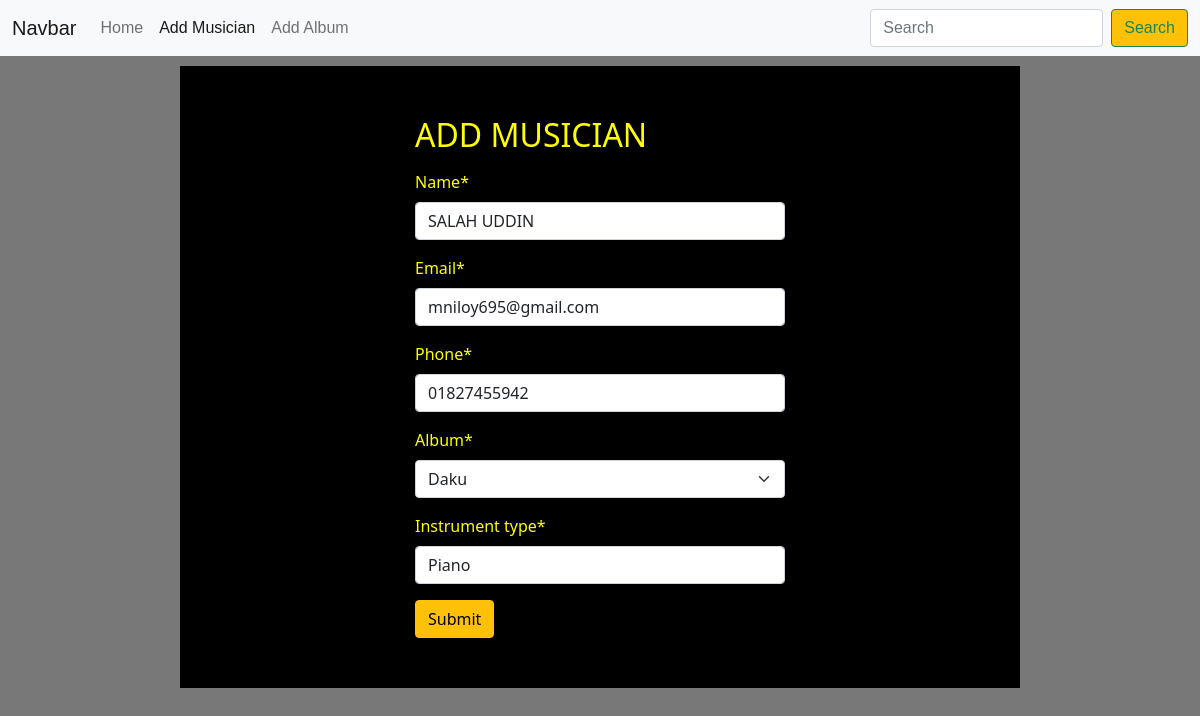
/musician/edit/9, run on the app's committed database.
### musician/models.py (models this page shows, shortened)
class Musician_Model(models.Model):
    name=models.CharField(max_length=100)
    email=models.EmailField(max_length=100)
    phone=models.CharField(max_length=11)
    album=models.ForeignKey(Album_Model,on_delete=models.SET_NULL,null=True)
    Instrument_type=models.CharField(max_length=200)

### Album/models.py (models this page shows)
class Album_Model(models.Model):
    name=models.CharField(max_length=100)
    album_release_date=models.DateField(auto_now_add=True)
    RATING_CHOICES = [
        (1, '1'),
        (2, '2'),
        (3, '3'),
        (4, '4'),
        (5, '5'),
    ]
    Rating=models.IntegerField(choices=RATING_CHOICES)
    def __str__(self) -> str:
        return self.name

### musician/views.py (the view)
# urls.py: path('edit/<int:id>',views.edit_musician,name='edit_musician'),
def edit_musician(request,id):
    musician_object=Musician_Model.objects.all().get(pk=id)
    add_musician_form=MusicianForm(instance=musician_object)
    if request.method=='POST':
        add_musician_form=MusicianForm(request.POST,instance=musician_object)
        if add_musician_form.is_valid():
            add_musician_form.save()
            return redirect('add_musician')
    return render(request,'musician.html',{'form':add_musician_form})

### musician/forms.py
class MusicianForm(forms.ModelForm):
    class Meta:
        model=Musician_Model
        fields='__all__'

### musician/templates/musician.html (shortened to what this page needs)
{% extends "base.html" %}
{% load crispy_forms_tags %}
{% block content %}
<div class='box'>
    <form style='width: 50%; margin:auto' action="" method='post'>
         <h2 class='pb-2'>ADD MUSICIAN</h2>
        {{form | crispy}}
        <button class='btn btn-warning'>Submit</button>
    </form>
</div>
{% endblock content %}

### static/style.css (style rules this page uses)
.box { background-color: black; width: 70%; padding: 50px; margin: auto; margin-top: 10px; color: yellow; }
body { background-color: rgba(0, 0, 0, 0.531); }

### data on the page
Musician_Model: name "SALAH UDDIN", email "mniloy695@gmail.com", phone "01827455942", album "Daku", Instrument_type "Piano"
